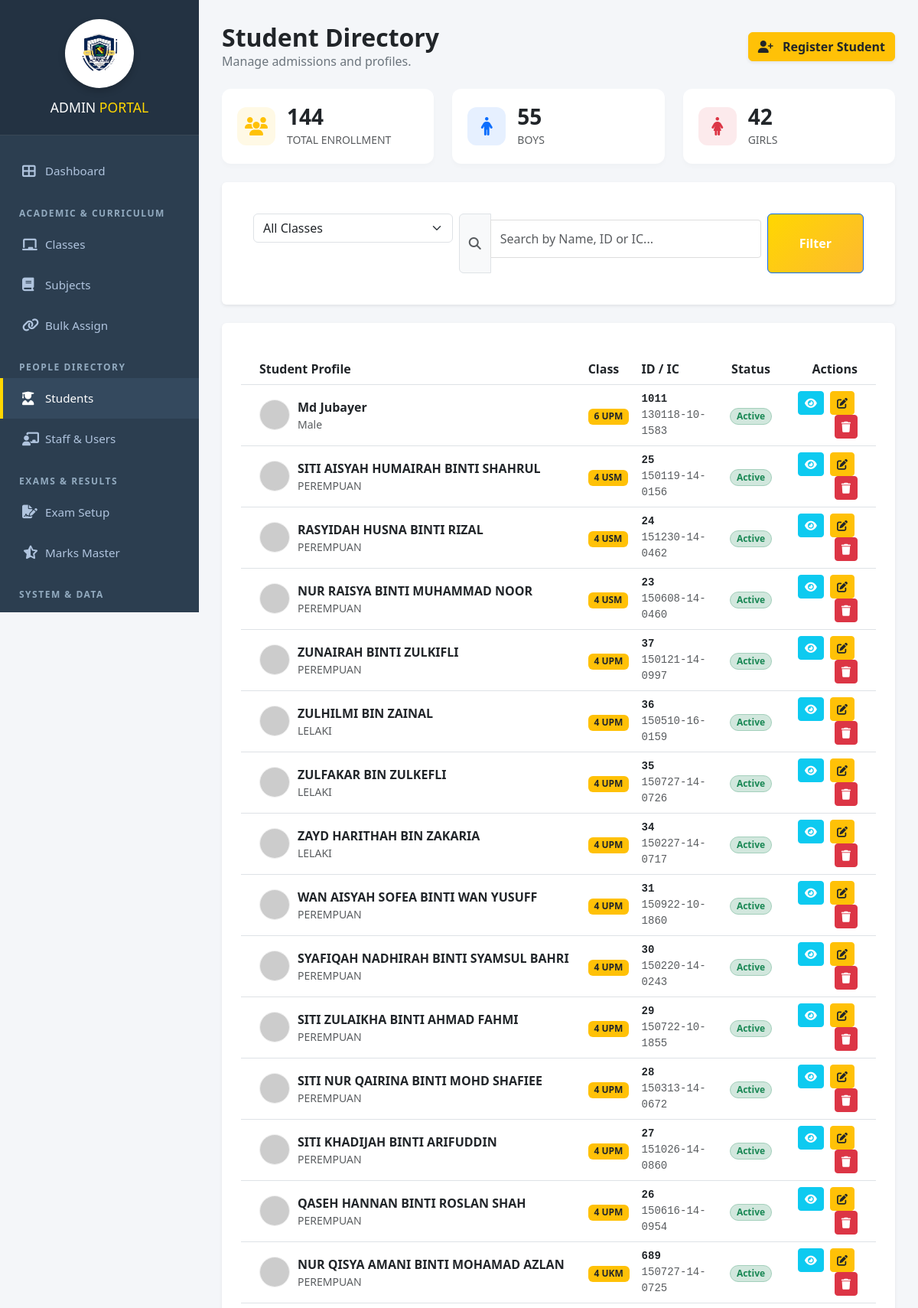
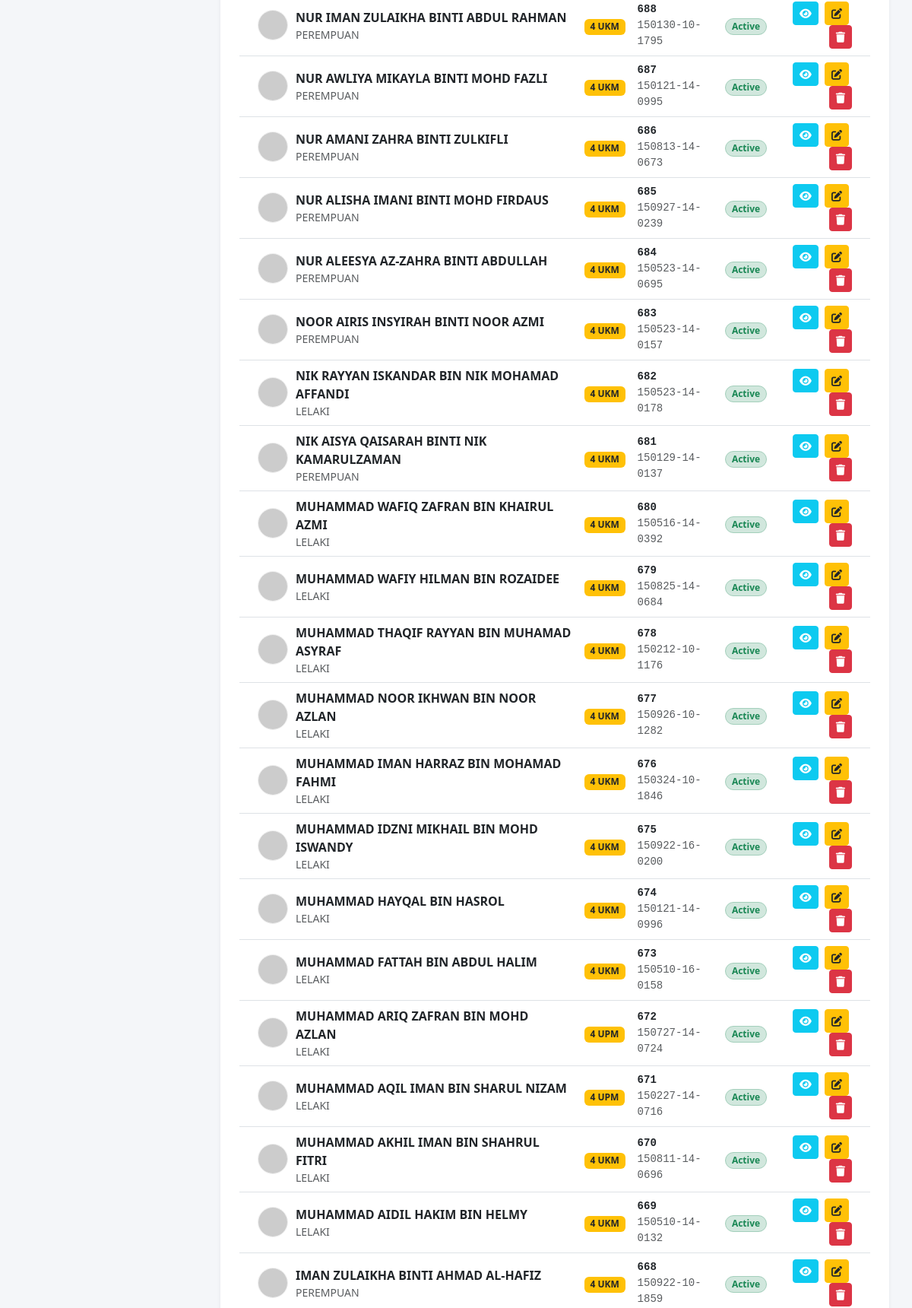
The page /admin/manage_students.php (signed in, upper part) on the database its author committed (2 pictures, top to bottom).
### tables this page shows
CREATE TABLE `students` (
  `student_id` int(11) NOT NULL,
  `school_register_no` varchar(50) DEFAULT NULL,
  `enrollment_date` date DEFAULT NULL,
  `previous_school` varchar(255) DEFAULT NULL,
  `student_name` varchar(100) NOT NULL,
  `gender` varchar(20) DEFAULT NULL,
  `sports_house` varchar(50) DEFAULT NULL,
  `birth_cert_no` varchar(50) DEFAULT NULL,
  `birth_place` varchar(100) DEFAULT NULL,
  `ic_no` varchar(50) DEFAULT NULL,
  `birthdate` date DEFAULT NULL,
  `race` varchar(50) DEFAULT NULL,
  `religion` varchar(50) DEFAULT NULL,
  `nationality` varchar(50) DEFAULT NULL,
  `address` text DEFAULT NULL,
  `father_name` varchar(255) DEFAULT NULL,
  `father_ic` varchar(20) DEFAULT NULL,
  `father_phone` varchar(20) DEFAULT NULL,
  `father_job` varchar(100) DEFAULT NULL,
  `father_salary` decimal(10,2) DEFAULT NULL,
  `mother_name` varchar(255) DEFAULT NULL,
  `mother_ic` varchar(20) DEFAULT NULL,
  `mother_phone` varchar(20) DEFAULT NULL,
  `mother_job` varchar(100) DEFAULT NULL,
  `mother_salary` decimal(10,2) DEFAULT NULL,
  `guardian_name` varchar(255) DEFAULT NULL,
  `guardian_ic` varchar(20) DEFAULT NULL,
  `guardian_phone` varchar(20) DEFAULT NULL,
  `guardian_job` varchar(100) DEFAULT NULL,
  `guardian_salary` decimal(10,2) DEFAULT NULL,
  `is_baitulmal_recipient` varchar(10) DEFAULT NULL,
  `is_orphan` varchar(10) DEFAULT NULL,
  `parents_marital_status` varchar(50) DEFAULT NULL,
  `uniform_unit` varchar(100) DEFAULT NULL,
  `uniform_position` varchar(100) DEFAULT NULL,
  `club_association` varchar(100) DEFAULT NULL,
  `club_position` varchar(100) DEFAULT NULL,
  `sports_game` varchar(100) DEFAULT NULL,
  `sports_position` varchar(100) DEFAULT NULL,
  `phone` varchar(30) DEFAULT NULL,
  `class_id` int(11) DEFAULT NULL,
  `photo` varchar(255) DEFAULT NULL
);

CREATE TABLE `classes` (
  `class_id` int(11) NOT NULL,
  `class_name` varchar(50) NOT NULL,
  `year` int(11) NOT NULL,
  `class_teacher_id` int(11) DEFAULT NULL
);

### admin/manage_students.php (the view, shortened to what this page needs)
<?php
include '../config/db.php';
include 'includes/header.php';
$total_students = $conn->query("SELECT count(*) as c FROM students")->fetch_assoc()['c'];
$boys = $conn->query("SELECT count(*) as c FROM students WHERE gender = 'Male'")->fetch_assoc()['c'];
$girls = $conn->query("SELECT count(*) as c FROM students WHERE gender = 'Female'")->fetch_assoc()['c'];
$search = isset($_GET['search']) ? $_GET['search'] : '';
$sql = "SELECT s.*, c.class_name
        FROM students s
        LEFT JOIN classes c ON s.class_id = c.class_id
        WHERE 1=1";
$sql .= " ORDER BY s.student_id DESC LIMIT 100";
$students = $conn->query($sql);
?>
<link href="https://cdn.jsdelivr.net/npm/bootstrap@5.3.0/dist/css/bootstrap.min.css" rel="stylesheet">
<link href="https://cdnjs.cloudflare.com/ajax/libs/font-awesome/6.4.0/css/all.min.css" rel="stylesheet">
<div class="wrapper">
    <?php include 'includes/sidebar.php'; ?>
    <div class="main-content">
        <div class="container-fluid">
            <div class="d-flex justify-content-between align-items-center mb-4">
                <div>
                    <h2 class="fw-bold text-dark mb-0">Student Directory</h2>
                    <p class="text-secondary mb-0">Manage admissions and profiles.</p>
                </div>
                <button onclick="toggleForm()" class="btn btn-warning fw-bold text-dark shadow-sm">
                    <i class="fas fa-user-plus me-2"></i> Register Student
                </button>
            </div>
            <div class="row g-4 mb-4">
                <div class="col-md-4">
                    <div class="stat-card">
                        <div class="stat-icon bg-warning bg-opacity-10 text-warning"><i class="fas fa-users"></i></div>
                        <div>
                            <h3 class="fw-bold mb-0"><?php echo $total_students; ?></h3>
                            <span class="text-muted small text-uppercase">Total Enrollment</span>
                        </div>
                    </div>
                </div>
                <div class="col-md-4">
                    <div class="stat-card">
                        <div class="stat-icon bg-primary bg-opacity-10 text-primary"><i class="fas fa-male"></i></div>
                        <div>
                            <h3 class="fw-bold mb-0"><?php echo $boys; ?></h3>
                            <span class="text-muted small text-uppercase">Boys</span>
                        </div>
                    </div>
                </div>
                <div class="col-md-4">
                    <div class="stat-card">
                        <div class="stat-icon bg-danger bg-opacity-10 text-danger"><i class="fas fa-female"></i></div>
                        <div>
                            <h3 class="fw-bold mb-0"><?php echo $girls; ?></h3>
                            <span class="text-muted small text-uppercase">Girls</span>
                        </div>
                    </div>
                </div>
            </div>
            <div class="card border-0 shadow-sm mb-4">
                <div class="card-body p-3">
                    <form method="GET" class="row g-2">
                        <div class="col-md-4">
                            <select name="class_filter" class="form-select">
                                <option value="">All Classes</option>
                            </select>
                        </div>
                        <div class="col-md-6">
                            <div class="input-group">
                                <span class="input-group-text bg-light"><i class="fas fa-search text-muted"></i></span>
                                <input type="text" name="search" class="form-control"
                                    placeholder="Search by Name, ID or IC..." value="<?php echo $search; ?>">
                            </div>
                        </div>
                        <div class="col-md-2 d-grid">
                            <button type="submit" class="btn btn-primary fw-bold">Filter</button>
                        </div>
                    </form>
                </div>
            </div>
            <div class="card border-0 shadow-sm">
                <div class="card-body p-0">
                    <div class="table-responsive">
                        <table class="table table-hover align-middle mb-0">
                            <thead class="bg-light">
                                <tr>
                                    <th class="ps-4">Student Profile</th>
                                    <th>Class</th>
                                    <th>ID / IC</th>
                                    <th class="text-center">Status</th>
                                    <th class="text-end pe-4">Actions</th>
                                </tr>
                            </thead>
                            <tbody>
                                <?php if ($students->num_rows > 0): ?>
                                    <?php while ($row = $students->fetch_assoc()): ?>
                                        <tr>
                                            <td class="ps-4">
                                                <div class="d-flex align-items-center">
                                                    <?php $avatar = $row['photo'] ? "../uploads/" . $row['photo'] : "https://ui-avatars.com/api/?name=" . $row['student_name'] . "&background=random"; ?>
                                                    <img src="<?php echo $avatar; ?>" class="avatar-sm">
                                                    <div>
                                                        <div class="fw-bold text-dark"><?php echo $row['student_name']; ?></div>
                                                        <div class="small text-muted"><?php echo $row['gender']; ?></div>
                                                    </div>
                                                </div>
                                            </td>
                                            <td>
                                                <?php if ($row['class_name']): ?>
                                                    <span
                                                        class="badge bg-warning text-dark"><?php echo $row['class_name']; ?></span>
                                                <?php else: ?>
                                                    <span class="badge bg-secondary-subtle text-secondary border">Unassigned</span>
                                                <?php endif; ?>
                                            </td>
                                            <td>
                                                <div class="font-monospace text-dark small fw-bold">
                                                    <?php echo $row['school_register_no']; ?>
                                                </div>
                                                <div class="small text-muted font-monospace"><?php echo $row['ic_no']; ?></div>
                                            </td>
                                            <td class="text-center">
                                                <span
                                                    class="badge bg-success-subtle text-success border border-success-subtle rounded-pill">Active</span>
                                            </td>
                                            <td class="text-end pe-4">
                                                <a href="view_student.php?student_id=<?php echo $row['student_id']; ?>"
                                                    class="btn btn-sm btn-info text-white me-1" title="View"><i
                                                        class="fas fa-eye"></i></a>
                                                <a href="edit_student.php?student_id=<?php echo $row['student_id']; ?>"
                                                    class="btn btn-sm btn-warning text-dark me-1" title="Edit"><i
                                                        class="fas fa-edit"></i></a>
                                                <a href="manage_students.php?delete_id=<?php echo $row['student_id']; ?>"
                                                    class="btn btn-sm btn-danger" title="Delete"
                                                    onclick="return confirm('Delete this student? This will also remove their marks and enrollment history.');"><i
                                                        class="fas fa-trash"></i></a>
                                            </td>
                                        </tr>
                                    <?php endwhile; ?>
                                <?php endif; ?>
                            </tbody>
                        </table>
                    </div>
                </div>
            </div>
        </div>
    </div>
</div>
</body>
</html>

### admin/includes/header.php (style rules this page uses)
:root { --primary-gold: #FFD700; --gold-grad: linear-gradient(135deg, #FFD700 0%, #FDB931 100%); --sidebar-width: 260px; --bg-color: #f4f7f6; --text-color: #2c3e50; }
* { box-sizing: border-box; }
body { font-family: 'Segoe UI', Tahoma, Geneva, Verdana, sans-serif; background-color: var(--bg-color); color: var(--text-color); margin: 0; padding: 0; }
.main-content { margin-left: var(--sidebar-width); padding: 30px; min-height: 100vh; transition: margin-left 0.3s ease; }
.card { background: white; padding: 25px; border-radius: 8px; box-shadow: 0 2px 10px rgba(0, 0, 0, 0.05); margin-bottom: 20px; border: 1px solid #eef0f2; }
.btn { padding: 10px 20px; border: none; border-radius: 5px; cursor: pointer; font-weight: 600; text-decoration: none; display: inline-block; transition: 0.2s; }
.btn-primary { background: var(--gold-grad); color: #333; }
input[type="text"], input[type="password"], select, textarea { width: 100%; padding: 12px; margin: 8px 0 20px 0; border: 1px solid #ddd; border-radius: 4px; background: #fff; }
table { width: 100%; border-collapse: collapse; margin-top: 15px; }
th { text-align: left; padding: 15px; background: #f8f9fa; border-bottom: 2px solid var(--primary-gold); color: #555; }
td { padding: 15px; border-bottom: 1px solid #eee; }

### admin/manage_students.php (style rules this page uses)
body { background-color: #f4f6f9; overflow-x: hidden; }
.main-content { position: absolute; top: 0; right: 0; width: calc(100% - 260px) !important; margin-left: 260px !important; min-height: 100vh; padding: 0 !important; display: block !important; }
.container-fluid { padding: 30px !important; }
.stat-card { border: none; border-radius: 12px; box-shadow: 0 4px 6px rgba(0, 0, 0, 0.02); transition: 0.2s; background: white; padding: 20px; display: flex; align-items: center; }
.stat-icon { width: 50px; height: 50px; border-radius: 12px; display: flex; align-items: center; justify-content: center; font-size: 1.5rem; margin-right: 15px; }
.avatar-sm { width: 40px; height: 40px; border-radius: 50%; object-fit: cover; border: 1px solid #eee; margin-right: 10px; }

### admin/includes/sidebar.php (style rules this page uses)
:root { --sidebar-bg: #2c3e50; --sidebar-hover: #34495e; --sidebar-active-border: #FFD700; --brand-bg: #233242; }

### rows shown on the page
students: student_name "Md Jubayer", gender "Male", class.class_name "6 UPM", school_register_no "1011", ic_no "130118-10-1583"
students: student_name "SITI AISYAH HUMAIRAH BINTI SHAHRUL", gender "PEREMPUAN", class.class_name "4 USM", school_register_no "25", ic_no "150119-14-0156"
students: student_name "RASYIDAH HUSNA BINTI RIZAL", gender "PEREMPUAN", class.class_name "4 USM", school_register_no "24", ic_no "151230-14-0462"
students: student_name "NUR RAISYA BINTI MUHAMMAD NOOR", gender "PEREMPUAN", class.class_name "4 USM", school_register_no "23", ic_no "150608-14-0460"
students: student_name "ZUNAIRAH BINTI ZULKIFLI", gender "PEREMPUAN", class.class_name "4 UPM", school_register_no "37", ic_no "150121-14-0997"
students: student_name "ZULHILMI BIN ZAINAL", gender "LELAKI", class.class_name "4 UPM", school_register_no "36", ic_no "150510-16-0159"
students: student_name "ZULFAKAR BIN ZULKEFLI", gender "LELAKI", class.class_name "4 UPM", school_register_no "35", ic_no "150727-14-0726"
students: student_name "ZAYD HARITHAH BIN ZAKARIA", gender "LELAKI", class.class_name "4 UPM", school_register_no "34", ic_no "150227-14-0717"
students: student_name "WAN AISYAH SOFEA BINTI WAN YUSUFF", gender "PEREMPUAN", class.class_name "4 UPM", school_register_no "31", ic_no "150922-10-1860"
students: student_name "SYAFIQAH NADHIRAH BINTI SYAMSUL BAHRI", gender "PEREMPUAN", class.class_name "4 UPM", school_register_no "30", ic_no "150220-14-0243"
students: student_name "SITI ZULAIKHA BINTI AHMAD FAHMI", gender "PEREMPUAN", class.class_name "4 UPM", school_register_no "29", ic_no "150722-10-1855"
students: student_name "SITI NUR QAIRINA BINTI MOHD SHAFIEE", gender "PEREMPUAN", class.class_name "4 UPM", school_register_no "28", ic_no "150313-14-0672"
students: student_name "SITI KHADIJAH BINTI ARIFUDDIN", gender "PEREMPUAN", class.class_name "4 UPM", school_register_no "27", ic_no "151026-14-0860"
students: student_name "QASEH HANNAN BINTI ROSLAN SHAH", gender "PEREMPUAN", class.class_name "4 UPM", school_register_no "26", ic_no "150616-14-0954"
students: student_name "NUR QISYA AMANI BINTI MOHAMAD AZLAN", gender "PEREMPUAN", class.class_name "4 UKM", school_register_no "689", ic_no "150727-14-0725"
students: student_name "NUR IMAN ZULAIKHA BINTI ABDUL RAHMAN", gender "PEREMPUAN", class.class_name "4 UKM", school_register_no "688", ic_no "150130-10-1795"
students: student_name "NUR AWLIYA MIKAYLA BINTI MOHD FAZLI", gender "PEREMPUAN", class.class_name "4 UKM", school_register_no "687", ic_no "150121-14-0995"
students: student_name "NUR AMANI ZAHRA BINTI ZULKIFLI", gender "PEREMPUAN", class.class_name "4 UKM", school_register_no "686", ic_no "150813-14-0673"
students: student_name "NUR ALISHA IMANI BINTI MOHD FIRDAUS", gender "PEREMPUAN", class.class_name "4 UKM", school_register_no "685", ic_no "150927-14-0239"
students: student_name "NUR ALEESYA AZ-ZAHRA BINTI ABDULLAH", gender "PEREMPUAN", class.class_name "4 UKM", school_register_no "684", ic_no "150523-14-0695"
students: student_name "NOOR AIRIS INSYIRAH BINTI NOOR AZMI", gender "PEREMPUAN", class.class_name "4 UKM", school_register_no "683", ic_no "150523-14-0157"
students: student_name "NIK RAYYAN ISKANDAR BIN NIK MOHAMAD AFFANDI", gender "LELAKI", class.class_name "4 UKM", school_register_no "682", ic_no "150523-14-0178"
students: student_name "NIK AISYA QAISARAH BINTI NIK KAMARULZAMAN", gender "PEREMPUAN", class.class_name "4 UKM", school_register_no "681", ic_no "150129-14-0137"
students: student_name "MUHAMMAD WAFIQ ZAFRAN BIN KHAIRUL AZMI", gender "LELAKI", class.class_name "4 UKM", school_register_no "680", ic_no "150516-14-0392"
students: student_name "MUHAMMAD WAFIY HILMAN BIN ROZAIDEE", gender "LELAKI", class.class_name "4 UKM", school_register_no "679", ic_no "150825-14-0684"
students: student_name "MUHAMMAD THAQIF RAYYAN BIN MUHAMAD ASYRAF", gender "LELAKI", class.class_name "4 UKM", school_register_no "678", ic_no "150212-10-1176"
students: student_name "MUHAMMAD NOOR IKHWAN BIN NOOR AZLAN", gender "LELAKI", class.class_name "4 UKM", school_register_no "677", ic_no "150926-10-1282"
students: student_name "MUHAMMAD IMAN HARRAZ BIN MOHAMAD FAHMI", gender "LELAKI", class.class_name "4 UKM", school_register_no "676", ic_no "150324-10-1846"
students: student_name "MUHAMMAD IDZNI MIKHAIL BIN MOHD ISWANDY", gender "LELAKI", class.class_name "4 UKM", school_register_no "675", ic_no "150922-16-0200"
students: student_name "MUHAMMAD HAYQAL BIN HASROL", gender "LELAKI", class.class_name "4 UKM", school_register_no "674", ic_no "150121-14-0996"
students: student_name "MUHAMMAD FATTAH BIN ABDUL HALIM", gender "LELAKI", class.class_name "4 UKM", school_register_no "673", ic_no "150510-16-0158"
students: student_name "MUHAMMAD ARIQ ZAFRAN BIN MOHD AZLAN", gender "LELAKI", class.class_name "4 UPM", school_register_no "672", ic_no "150727-14-0724"
students: student_name "MUHAMMAD AQIL IMAN BIN SHARUL NIZAM", gender "LELAKI", class.class_name "4 UPM", school_register_no "671", ic_no "150227-14-0716"
students: student_name "MUHAMMAD AKHIL IMAN BIN SHAHRUL FITRI", gender "LELAKI", class.class_name "4 UKM", school_register_no "670", ic_no "150811-14-0696"
students: student_name "MUHAMMAD AIDIL HAKIM BIN HELMY", gender "LELAKI", class.class_name "4 UKM", school_register_no "669", ic_no "150510-14-0132"
students: student_name "IMAN ZULAIKHA BINTI AHMAD AL-HAFIZ", gender "PEREMPUAN", class.class_name "4 UKM", school_register_no "668", ic_no "150922-10-1859"

### other values the page prints
$total_students "144"
$boys "55"
$girls "42"
